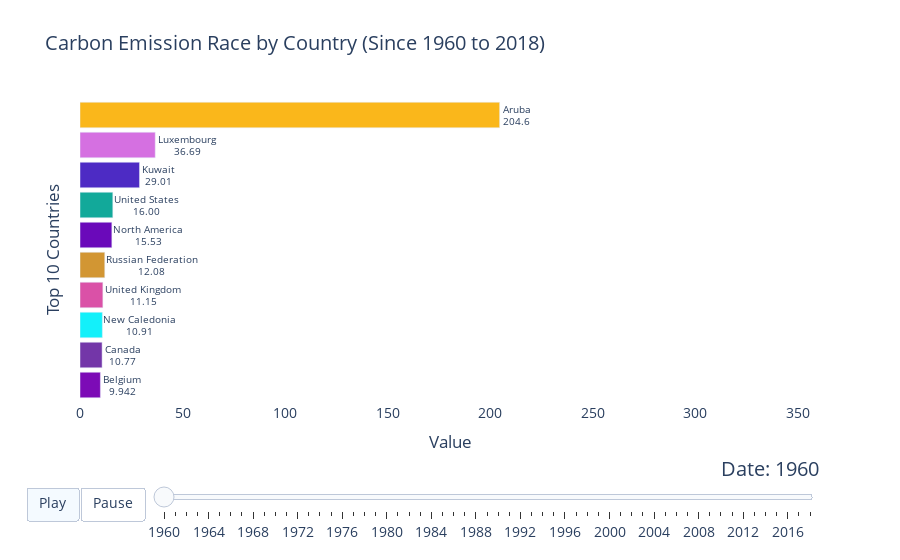

This figure's notebook cell:
### Code cell
# Create a bar plot of CO2 emissions by country over time
race_plot = barplot(df=df2[df2['Country Name']!='World'], item_column='Country Name', value_column='value', time_column='Year', top_entries=10)

# Plot the bar plot and customize the labels and title
race_plot.plot(title='Carbon Emission Race by Country (Since 1960 to 2018)', value_label='Value', item_label='Top 10 Countries')

### Figure 1 — Plotly figure (JSON) as saved in the notebook; plotly's stock layout.template omitted (floating-point values rounded to 4 significant figures)
{"data": [{"cliponaxis": false, "hoverinfo": "all", "marker": {"color": ["rgb(124, 11, 182)", "rgb(115, 54, 168)", "rgb(19, 240, 250)", "rgb(218, 81, 167)", "rgb(210, 150, 51)", "rgb(106, 9, 186)", "rgb(18, 169, 154)", "rgb(77, 43, 196)", "rgb(213, 112, 225)", "rgb(250, 183, 27)"]}, "orientation": "h", "textangle": 0, "textposition": "outside", "texttemplate": "%{y}<br>%{x:.4s}", "type": "bar", "x": [9.942, 10.77, 10.91, 11.15, 12.08, 15.53, 16.0, 29.01, 36.69, 204.6], "y": ["Belgium", "Canada", "New Caledonia", "United Kingdom", "Russian Federation", "North America", "United States", "Kuwait", "Luxembourg", "Aruba"]}], "layout": {"bargap": 0.15, "font": {"size": 14}, "plot_bgcolor": "#FFFFFF", "sliders": [{"active": 0, "currentvalue": {"font": {"size": 20}, "prefix": "Date: ", "visible": true, "xanchor": "right"}, "len": 0.9, "pad": {"b": 10, "t": 50}, "steps": [{"args": [["1960"], {"frame": {"duration": 500, "redraw": false}, "mode": "immediate", "transition": {"duration": 500}}], "label": "1960", "method": "animate"}, {"args": [["1961"], {"frame": {"duration": 500, "redraw": false}, "mode": "immediate", "transition": {"duration": 500}}], "label": "1961", "method": "animate"}, {"args": [["1962"], {"frame": {"duration": 500, "redraw": false}, "mode": "immediate", "transition": {"duration": 500}}], "label": "1962", "method": "animate"}, {"args": [["1963"], {"frame": {"duration": 500, "redraw": false}, "mode": "immediate", "transition": {"duration": 500}}], "label": "1963", "method": "animate"}, {"args": [["1964"], {"frame": {"duration": 500, "redraw": false}, "mode": "immediate", "transition": {"duration": 500}}], "label": "1964", "method": "animate"}, {"args": [["1965"], {"frame": {"duration": 500, "redraw": false}, "mode": "immediate", "transition": {"duration": 500}}], "label": "1965", "method": "animate"}, {"args": [["1966"], {"frame": {"duration": 500, "redraw": false}, "mode": "immediate", "transition": {"duration": 500}}], "label": "1966", "method": "animate"}, {"args": [["1967"], {"frame": {"duration": 500, "redraw": false}, "mode": "immediate", "transition": {"duration": 500}}], "label": "1967", "method": "animate"}, {"args": [["1968"], {"frame": {"duration": 500, "redraw": false}, "mode": "immediate", "transition": {"duration": 500}}], "label": "1968", "method": "animate"}, {"args": [["1969"], {"frame": {"duration": 500, "redraw": false}, "mode": "immediate", "transition": {"duration": 500}}], "label": "1969", "method": "animate"}, {"args": [["1970"], {"frame": {"duration": 500, "redraw": false}, "mode": "immediate", "transition": {"duration": 500}}], "label": "1970", "method": "animate"}, {"args": [["1971"], {"frame": {"duration": 500, "redraw": false}, "mode": "immediate", "transition": {"duration": 500}}], "label": "1971", "method": "animate"}, {"args": [["1972"], {"frame": {"duration": 500, "redraw": false}, "mode": "immediate", "transition": {"duration": 500}}], "label": "1972", "method": "animate"}, {"args": [["1973"], {"frame": {"duration": 500, "redraw": false}, "mode": "immediate", "transition": {"duration": 500}}], "label": "1973", "method": "animate"}, {"args": [["1974"], {"frame": {"duration": 500, "redraw": false}, "mode": "immediate", "transition": {"duration": 500}}], "label": "1974", "method": "animate"}, {"args": [["1975"], {"frame": {"duration": 500, "redraw": false}, "mode": "immediate", "transition": {"duration": 500}}], "label": "1975", "method": "animate"}, {"args": [["1976"], {"frame": {"duration": 500, "redraw": false}, "mode": "immediate", "transition": {"duration": 500}}], "label": "1976", "method": "animate"}, {"args": [["1977"], {"frame": {"duration": 500, "redraw": false}, "mode": "immediate", "transition": {"duration": 500}}], "label": "1977", "method": "animate"}, {"args": [["1978"], {"frame": {"duration": 500, "redraw": false}, "mode": "immediate", "transition": {"duration": 500}}], "label": "1978", "method": "animate"}, {"args": [["1979"], {"frame": {"duration": 500, "redraw": false}, "mode": "immediate", "transition": {"duration": 500}}], "label": "1979", "method": "animate"}, {"args": [["1980"], {"frame": {"duration": 500, "redraw": false}, "mode": "immediate", "transition": {"duration": 500}}], "label": "1980", "method": "animate"}, {"args": [["1981"], {"frame": {"duration": 500, "redraw": false}, "mode": "immediate", "transition": {"duration": 500}}], "label": "1981", "method": "animate"}, {"args": [["1982"], {"frame": {"duration": 500, "redraw": false}, "mode": "immediate", "transition": {"duration": 500}}], "label": "1982", "method": "animate"}, {"args": [["1983"], {"frame": {"duration": 500, "redraw": false}, "mode": "immediate", "transition": {"duration": 500}}], "label": "1983", "method": "animate"}, {"args": [["1984"], {"frame": {"duration": 500, "redraw": false}, "mode": "immediate", "transition": {"duration": 500}}], "label": "1984", "method": "animate"}, {"args": [["1985"], {"frame": {"duration": 500, "redraw": false}, "mode": "immediate", "transition": {"duration": 500}}], "label": "1985", "method": "animate"}, {"args": [["1986"], {"frame": {"duration": 500, "redraw": false}, "mode": "immediate", "transition": {"duration": 500}}], "label": "1986", "method": "animate"}, {"args": [["1987"], {"frame": {"duration": 500, "redraw": false}, "mode": "immediate", "transition": {"duration": 500}}], "label": "1987", "method": "animate"}, {"args": [["1988"], {"frame": {"duration": 500, "redraw": false}, "mode": "immediate", "transition": {"duration": 500}}], "label": "1988", "method": "animate"}, {"args": [["1989"], {"frame": {"duration": 500, "redraw": false}, "mode": "immediate", "transition": {"duration": 500}}], "label": "1989", "method": "animate"}, {"args": [["1990"], {"frame": {"duration": 500, "redraw": false}, "mode": "immediate", "transition": {"duration": 500}}], "label": "1990", "method": "animate"}, {"args": [["1991"], {"frame": {"duration": 500, "redraw": false}, "mode": "immediate", "transition": {"duration": 500}}], "label": "1991", "method": "animate"}, {"args": [["1992"], {"frame": {"duration": 500, "redraw": false}, "mode": "immediate", "transition": {"duration": 500}}], "label": "1992", "method": "animate"}, {"args": [["1993"], {"frame": {"duration": 500, "redraw": false}, "mode": "immediate", "transition": {"duration": 500}}], "label": "1993", "method": "animate"}, {"args": [["1994"], {"frame": {"duration": 500, "redraw": false}, "mode": "immediate", "transition": {"duration": 500}}], "label": "1994", "method": "animate"}, {"args": [["1995"], {"frame": {"duration": 500, "redraw": false}, "mode": "immediate", "transition": {"duration": 500}}], "label": "1995", "method": "animate"}, {"args": [["1996"], {"frame": {"duration": 500, "redraw": false}, "mode": "immediate", "transition": {"duration": 500}}], "label": "1996", "method": "animate"}, {"args": [["1997"], {"frame": {"duration": 500, "redraw": false}, "mode": "immediate", "transition": {"duration": 500}}], "label": "1997", "method": "animate"}, {"args": [["1998"], {"frame": {"duration": 500, "redraw": false}, "mode": "immediate", "transition": {"duration": 500}}], "label": "1998", "method": "animate"}, {"args": [["1999"], {"frame": {"duration": 500, "redraw": false}, "mode": "immediate", "transition": {"duration": 500}}], "label": "1999", "method": "animate"}, {"args": [["2000"], {"frame": {"duration": 500, "redraw": false}, "mode": "immediate", "transition": {"duration": 500}}], "label": "2000", "method": "animate"}, {"args": [["2001"], {"frame": {"duration": 500, "redraw": false}, "mode": "immediate", "transition": {"duration": 500}}], "label": "2001", "method": "animate"}, {"args": [["2002"], {"frame": {"duration": 500, "redraw": false}, "mode": "immediate", "transition": {"duration": 500}}], "label": "2002", "method": "animate"}, {"args": [["2003"], {"frame": {"duration": 500, "redraw": false}, "mode": "immediate", "transition": {"duration": 500}}], "label": "2003", "method": "animate"}, {"args": [["2004"], {"frame": {"duration": 500, "redraw": false}, "mode": "immediate", "transition": {"duration": 500}}], "label": "2004", "method": "animate"}, {"args": [["2005"], {"frame": {"duration": 500, "redraw": false}, "mode": "immediate", "transition": {"duration": 500}}], "label": "2005", "method": "animate"}, {"args": [["2006"], {"frame": {"duration": 500, "redraw": false}, "mode": "immediate", "transition": {"duration": 500}}], "label": "2006", "method": "animate"}, {"args": [["2007"], {"frame": {"duration": 500, "redraw": false}, "mode": "immediate", "transition": {"duration": 500}}], "label": "2007", "method": "animate"}, {"args": [["2008"], {"frame": {"duration": 500, "redraw": false}, "mode": "immediate", "transition": {"duration": 500}}], "label": "2008", "method": "animate"}, {"args": [["2009"], {"frame": {"duration": 500, "redraw": false}, "mode": "immediate", "transition": {"duration": 500}}], "label": "2009", "method": "animate"}, {"args": [["2010"], {"frame": {"duration": 500, "redraw": false}, "mode": "immediate", "transition": {"duration": 500}}], "label": "2010", "method": "animate"}, {"args": [["2011"], {"frame": {"duration": 500, "redraw": false}, "mode": "immediate", "transition": {"duration": 500}}], "label": "2011", "method": "animate"}, {"args": [["2012"], {"frame": {"duration": 500, "redraw": false}, "mode": "immediate", "transition": {"duration": 500}}], "label": "2012", "method": "animate"}, {"args": [["2013"], {"frame": {"duration": 500, "redraw": false}, "mode": "immediate", "transition": {"duration": 500}}], "label": "2013", "method": "animate"}, {"args": [["2014"], {"frame": {"duration": 500, "redraw": false}, "mode": "immediate", "transition": {"duration": 500}}], "label": "2014", "method": "animate"}, {"args": [["2015"], {"frame": {"duration": 500, "redraw": false}, "mode": "immediate", "transition": {"duration": 500}}], "label": "2015", "method": "animate"}, {"args": [["2016"], {"frame": {"duration": 500, "redraw": false}, "mode": "immediate", "transition": {"duration": 500}}], "label": "2016", "method": "animate"}, {"args": [["2017"], {"frame": {"duration": 500, "redraw": false}, "mode": "immediate", "transition": {"duration": 500}}], "label": "2017", "method": "animate"}, {"args": [["2018"], {"frame": {"duration": 500, "redraw": false}, "mode": "immediate", "transition": {"duration": 500}}], "label": "2018", "method": "animate"}], "transition": {"duration": 300, "easing": "cubic-in-out"}, "x": 0.1, "xanchor": "left", "y": 0, "yanchor": "top"}], "title": {"text": "Carbon Emission Race by Country (Since 1960 to 2018)"}, "updatemenus": [{"buttons": [{"args": [null, {"frame": {"duration": 500, "redraw": false}, "fromcurrent": true, "transition": {"duration": 500, "easing": "quadratic-in-out"}}], "label": "Play", "method": "animate"}, {"args": [[null], {"frame": {"duration": 0, "redraw": false}, "mode": "immediate", "transition": {"duration": 0}}], "label": "Pause", "method": "animate"}], "direction": "left", "pad": {"r": 10, "t": 87}, "showactive": true, "type": "buttons", "x": 0.1, "xanchor": "right", "y": 0, "yanchor": "top"}], "xaxis": {"range": [0, 360.9], "showline": true, "showticklabels": true, "title": {"text": "Value"}, "visible": true}, "yaxis": {"showline": false, "showticklabels": false, "title": {"text": "Top 10 Countries"}, "visible": true}}}
